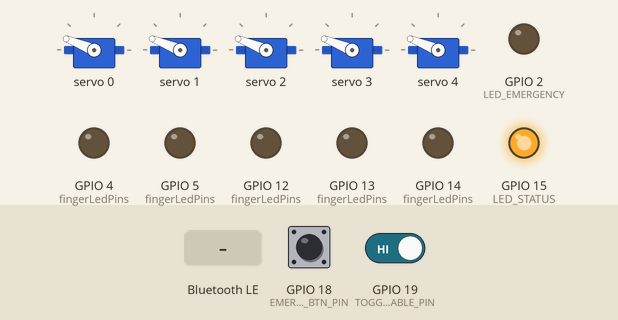
Recording of a sketch running on a simulated ESP32. Shown: 5 × servo, output pins drawn as LEDs (lit = HIGH). Dashed ring = blinking. The test bench sets the inputs (shaded band); at power-on: GPIO 18 (EMERGENCY_BTN_PIN) HIGH, GPIO 19 (TOGGLE_ENABLE_PIN) HIGH. Nothing arrives over Bluetooth unless stated; a phone connects over Bluetooth LE 3 s after start; pins used as bus, display or sensor lines are not drawn; what the sketch prints to the serial monitor is not drawn.

Above: at 2.26 s.
2.3 s: GPIO 18 (EMERGENCY_BTN_PIN) pulled LOW for 0.15 s
At 2.45 s:
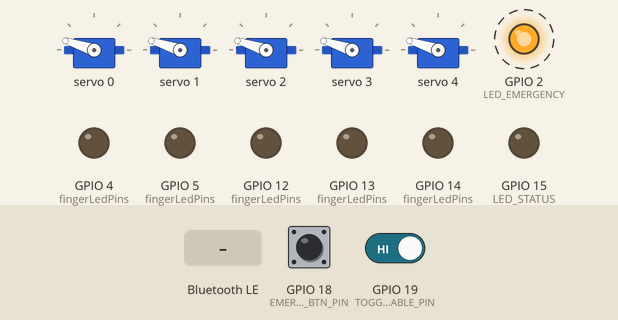
5.3 s: Bluetooth LE write "EMERGENCY:OFF" received
At 7.0 s:
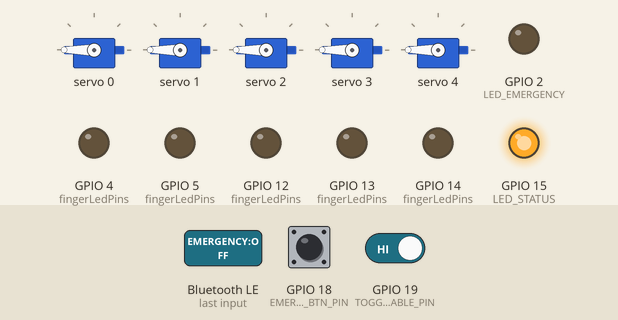
8.3 s: GPIO 19 (TOGGLE_ENABLE_PIN) driven LOW
At 8.8 s:
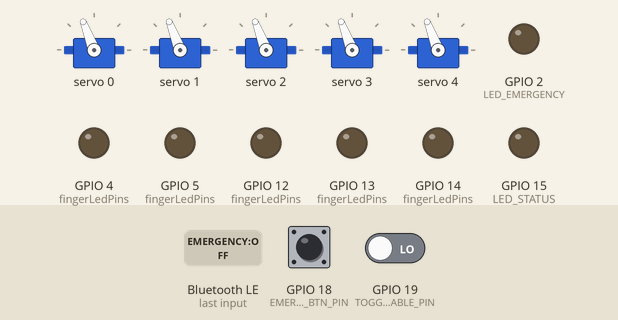
9.8 s: Bluetooth LE write "EMERGENCY:ON" received
At 9.98 s:
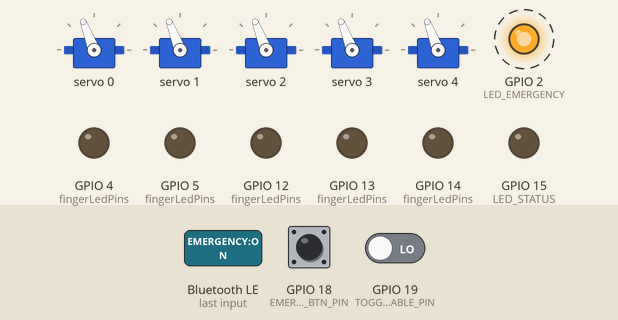
12.8 s: GPIO 18 (EMERGENCY_BTN_PIN) pulled LOW for 1 s
At 13.9 s:
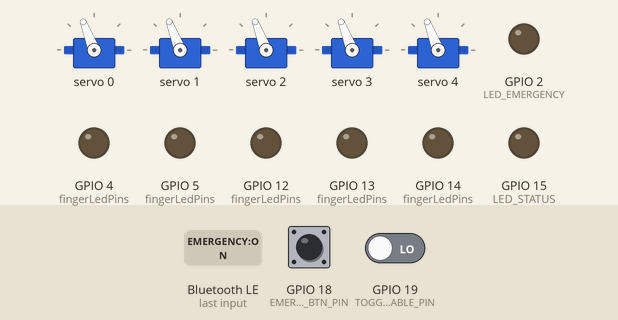
16.8 s: Bluetooth LE write "SERVOS:ON" received
At 21.89 s:
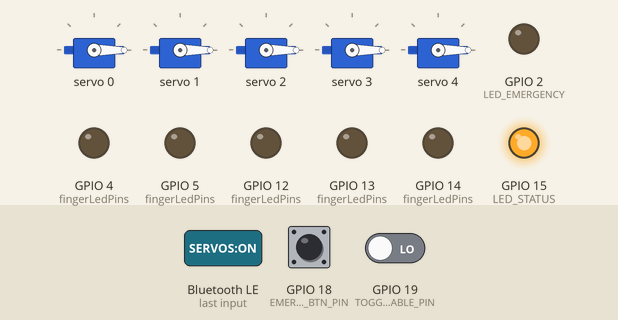
Timing chart, 0 to 22.5 s (numbered marks = the images above; inputs shaded):
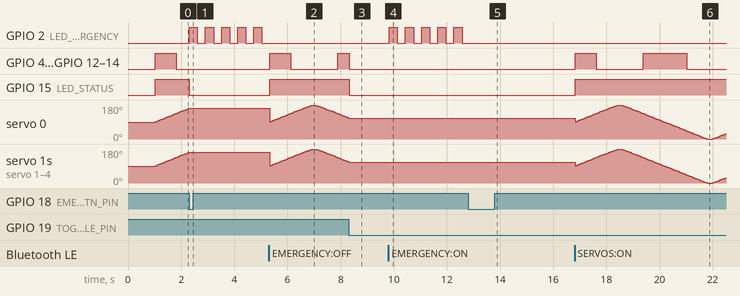

The sketch:

PSE.ino
```cpp
/*
  ====== MÃO ROBÓTICA – ESP32 + PCA9685 + BLE (COM GESTOS IMPLEMENTADOS) ======
  Adaptado do código de robô de sumô que funciona corretamente
*/

#include <Arduino.h>
#include <Wire.h>
#include <Adafruit_PWMServoDriver.h>
#include <BLEDevice.h>
#include <BLEServer.h>
#include <BLEUtils.h>
#include <BLE2902.h>
#include <ArduinoJson.h>

// ---------- Constantes ----------
#define SERVOMIN  100   // PWM mínimo
#define SERVOMAX  500   // PWM máximo
#define FREQUENCY 50    // Hz

// GPIOs
#define EMERGENCY_BTN_PIN 18
#define TOGGLE_ENABLE_PIN 19
#define OE_PIN            23
#define SDA_PIN           21
#define SCL_PIN           22
#define LED_FINGER_0      4
#define LED_FINGER_1      5
#define LED_FINGER_2      12
#define LED_FINGER_3      13
#define LED_FINGER_4      14
#define LED_EMERGENCY     2
#define LED_STATUS        15

// BLE - UUIDs únicos
#define SERVICE_UUID        "12345678-1234-1234-1234-123456789abc"
#define CHARACTERISTIC_UUID "87654321-4321-4321-4321-cba987654321"
#define DEVICE_NAME         "MaoRobotica_ESP32"

// Geral
#define DEFAULT_POSITION 90
#define DEBOUNCE_DELAY   50
#define MOVE_SPEED       50
#define LED_BLINK_SPEED  300
#define GESTURE_DELAY    100  // Delay entre movimentos de gestos

// ---------- Objetos ----------
Adafruit_PWMServoDriver pwm;
BLEServer* pServer = NULL;
BLECharacteristic* pCharacteristic = NULL;

// ---------- RTOS ----------
TaskHandle_t Task1;
TaskHandle_t Task2;

// ---------- Estado Global ----------
bool servosEnabled   = true;
bool emergencyStop   = false;
bool autoMode        = true;
bool deviceConnected = false;
bool oldDeviceConnected = false;

unsigned long lastEmergencyBtnTime = 0;
unsigned long lastToggleEnableTime = 0;
unsigned long lastStatusSent = 0;

int currentAngle   = DEFAULT_POSITION;
bool increasing    = true;
const int moveStep = 3;

int servoAngles[5] = {90, 90, 90, 90, 90};
const int fingerLedPins[5] = {
  LED_FINGER_0, LED_FINGER_1, LED_FINGER_2, LED_FINGER_3, LED_FINGER_4
};
unsigned long lastLedBlinkTime = 0;
bool ledBlinkState = false;

char mensagem_resp[200]; // Aumentado para suportar JSON maior

// ---------- Estruturas de Gestos ----------
struct Gesture {
  const char* name;
  int angles[5];
};

// Definição dos gestos disponíveis
const Gesture gestures[] = {
  {"OPEN",  {180, 180, 180, 180, 180}}, // Mão aberta
  {"CLOSE", {0, 0, 0, 0, 0}},           // Mão fechada
  {"PEACE", {0, 180, 180, 0, 0}},       // Sinal de paz
  {"OK",    {45, 45, 180, 180, 180}},   // Sinal de OK
  {"POINT", {0, 180, 0, 0, 0}},         // Apontar
  {"ROCK",  {0, 180, 0, 0, 180}},       // Rock and roll
  {"RESET", {90, 90, 90, 90, 90}}       // Posição neutra
};

const int gestureCount = sizeof(gestures) / sizeof(Gesture);

// ---------- Forward declarations ----------
void moveServo(uint8_t servoNum, uint8_t angle);
void moveAllServos(uint8_t angle);
void executeMovement();
void updateFingerLeds();
void updateFingerLedsManual();
void updateLedStatus();
void checkEmergencyButton();
void checkToggleEnableButton();
void sendBLEResponse(const String& resp);
void processBluetoothCommand(const std::string& command);
void executeGesture(const String& gestureName);
void sendStatusResponse();

// ---------- Callbacks BLE (baseado no código que funciona) ----------
class MyServerCallbacks : public BLEServerCallbacks {
  void onConnect(BLEServer* pServer) {
    deviceConnected = true;
    BLEDevice::startAdvertising(); // Mantém advertising ativo
    Serial.println("📱 Cliente conectado");
    sendStatusResponse(); // Envia status inicial
  }

  void onDisconnect(BLEServer* pServer) {
    deviceConnected = false;
    Serial.println("📱 Cliente desconectado");
  }
};

class MyCallbacks : public BLECharacteristicCallbacks {
  void onWrite(BLECharacteristic* pCharacteristic) {
    std::string value(pCharacteristic->getValue().c_str());

    Serial.print("📨 Comando recebido: ");
    Serial.println(value.c_str());

    if (value.length() > 0) {
      processBluetoothCommand(value);
    }
  }
};

// ---------- Task BLE (baseada no código que funciona) ----------
void task_ble(void* pvParameters) {
  for (;;) {
    // Gerencia conexão BLE
    if (!deviceConnected && oldDeviceConnected) {
      delay(500);
      pServer->startAdvertising();
      Serial.println("🔄 Reiniciando advertising");
      oldDeviceConnected = deviceConnected;
    }

    if (deviceConnected && !oldDeviceConnected) {
      oldDeviceConnected = deviceConnected;
      Serial.println("✅ Nova conexão estabelecida");
      sendStatusResponse();
    }

    // Envia status periodicamente (a cada 5 segundos)
    if (deviceConnected && millis() - lastStatusSent > 5000) {
      sendStatusResponse();
      lastStatusSent = millis();
    }

    vTaskDelay(1000 / portTICK_PERIOD_MS); // 1 segundo entre verificações
  }
}

// ---------- Setup ----------
void setup() {
  Serial.begin(115200);
  delay(1000);
  Serial.println("\n==== Mão Robótica – Setup ====");

  // I2C
  Wire.begin(SDA_PIN, SCL_PIN);
  pwm.begin();
  pwm.setPWMFreq(FREQUENCY);

  // GPIOs
  pinMode(EMERGENCY_BTN_PIN, INPUT_PULLUP);
  pinMode(TOGGLE_ENABLE_PIN, INPUT_PULLUP);
  pinMode(OE_PIN, OUTPUT);
  digitalWrite(OE_PIN, LOW);

  for (int i = 0; i < 5; i++) {
    pinMode(fingerLedPins[i], OUTPUT);
  }
  pinMode(LED_EMERGENCY, OUTPUT);
  pinMode(LED_STATUS, OUTPUT);

  moveAllServos(DEFAULT_POSITION);

  // --- BLE (seguindo o padrão do código que funciona) ---
  Serial.println("🔵 Iniciando BLE...");
  BLEDevice::init(DEVICE_NAME);

  pServer = BLEDevice::createServer();
  pServer->setCallbacks(new MyServerCallbacks());

  BLEService* pService = pServer->createService(SERVICE_UUID);

  pCharacteristic = pService->createCharacteristic(
    CHARACTERISTIC_UUID,
    BLECharacteristic::PROPERTY_READ |
    BLECharacteristic::PROPERTY_WRITE |
    BLECharacteristic::PROPERTY_NOTIFY |
    BLECharacteristic::PROPERTY_INDICATE
  );

  pCharacteristic->setCallbacks(new MyCallbacks());
  pCharacteristic->addDescriptor(new BLE2902());

  pService->start();

  BLEAdvertising* pAdvertising = BLEDevice::getAdvertising();
  pAdvertising->addServiceUUID(SERVICE_UUID);
  pAdvertising->setScanResponse(false);
  pAdvertising->setMinPreferred(0x0);
  BLEDevice::startAdvertising();

  Serial.println("🔵 BLE iniciado - aguardando conexões...");
  Serial.println("🎭 Gestos disponíveis: OPEN, CLOSE, PEACE, OK, POINT, ROCK, RESET");

  // --- RTOS (uma task como no código que funciona) ---
  xTaskCreatePinnedToCore(
    task_ble,    /* Task function */
    "BLE_Task",  /* name of task */
    10000,       /* Stack size */
    NULL,        /* parameter */
    1,           /* priority */
    &Task1,      /* Task handle */
    0            /* pin task to core 0 */
  );

  digitalWrite(LED_STATUS, HIGH);
  Serial.println("✅ Setup completo!");
}

// ---------- Funções de controle ----------
void moveServo(uint8_t servoNum, uint8_t angle) {
  if (servoNum > 4) return;

  // Verifica se pode mover
  if (emergencyStop || !servosEnabled) {
    Serial.println("⚠️  Movimento bloqueado - Emergency/Servos disabled");
    return;
  }

  int pw = map(angle, 0, 180, SERVOMIN, SERVOMAX);
  pwm.setPWM(servoNum, 0, pw);
  servoAngles[servoNum] = angle;

  Serial.printf("🤖 Servo %d -> %d°\n", servoNum, angle);
}

void moveAllServos(uint8_t angle) {
  if (emergencyStop || !servosEnabled) {
    Serial.println("⚠️  Movimento bloqueado - Emergency/Servos disabled");
    return;
  }

  Serial.printf("🤖 Todos servos -> %d°\n", angle);
  for (uint8_t i = 0; i < 5; i++) {
    moveServo(i, angle);
  }
}

void executeMovement() {
  if (increasing) {
    currentAngle += moveStep;
    if (currentAngle >= 180) {
      currentAngle = 180;
      increasing = false;
    }
  } else {
    currentAngle -= moveStep;
    if (currentAngle <= 0) {
      currentAngle = 0;
      increasing = true;
    }
  }
  moveAllServos(currentAngle);
}

void executeGesture(const String& gestureName) {
  if (emergencyStop) {
    sendBLEResponse("ERROR:EMERGENCY_ACTIVE");
    Serial.println("⚠️  Gesto bloqueado - Emergência ativa");
    return;
  }

  if (!servosEnabled) {
    sendBLEResponse("ERROR:SERVOS_DISABLED");
    Serial.println("⚠️  Gesto bloqueado - Servos desabilitados");
    return;
  }

  // Procura o gesto na lista
  for (int i = 0; i < gestureCount; i++) {
    if (gestureName.equals(gestures[i].name)) {
      Serial.printf("🎭 Executando gesto: %s\n", gestures[i].name);

      // Move cada servo para a posição do gesto
      for (int j = 0; j < 5; j++) {
        moveServo(j, gestures[i].angles[j]);
        delay(GESTURE_DELAY); // Pequeno delay entre movimentos
      }

      sendBLEResponse("GESTURE:" + gestureName + ":OK");
      return;
    }
  }

  // Gesto não encontrado
  sendBLEResponse("ERROR:UNKNOWN_GESTURE");
  Serial.println("❌ Gesto não reconhecido: " + gestureName);
}

void sendStatusResponse() {
  if (!deviceConnected || !pCharacteristic) return;

  // Cria JSON com status completo
  DynamicJsonDocument doc(300);
  doc["servosEnabled"] = servosEnabled;
  doc["emergencyStop"] = emergencyStop;
  doc["autoMode"] = autoMode;

  JsonObject angles = doc.createNestedObject("angles");
  for (int i = 0; i < 5; i++) {
    angles[String(i)] = servoAngles[i];
  }

  String statusJson = "STATUS:";
  serializeJson(doc, statusJson);

  sendBLEResponse(statusJson);
}

void updateFingerLeds() {
  bool on = (currentAngle > 45 && currentAngle < 135);
  for (int i = 0; i < 5; i++) {
    digitalWrite(fingerLedPins[i], on);
  }
}

void updateFingerLedsManual() {
  for (int i = 0; i < 5; i++) {
    digitalWrite(fingerLedPins[i], servoAngles[i] > 90);
  }
}

void updateLedStatus() {
  // LED emergência pisca
  if (emergencyStop && millis() - lastLedBlinkTime > LED_BLINK_SPEED) {
    lastLedBlinkTime = millis();
    ledBlinkState = !ledBlinkState;
    digitalWrite(LED_EMERGENCY, ledBlinkState);
  }
  if (!emergencyStop) {
    digitalWrite(LED_EMERGENCY, LOW);
  }

  // LED status
  digitalWrite(LED_STATUS, (servosEnabled && !emergencyStop));
}

void checkEmergencyButton() {
  static bool lastState = HIGH;
  bool state = digitalRead(EMERGENCY_BTN_PIN);

  if (state != lastState && millis() - lastEmergencyBtnTime > DEBOUNCE_DELAY) {
    lastEmergencyBtnTime = millis();
    if (state == LOW && lastState == HIGH) {
      emergencyStop = !emergencyStop;
      if (emergencyStop) {
        moveAllServos(DEFAULT_POSITION);
        sendBLEResponse("EMERGENCY:ON");
        Serial.println("🛑 Emergência ativada");
      } else {
        currentAngle = DEFAULT_POSITION;
        increasing = true;
        sendBLEResponse("EMERGENCY:OFF");
        Serial.println("✅ Emergência desativada");
      }
    }
    lastState = state;
  }
}

void checkToggleEnableButton() {
  static bool lastState = HIGH;
  bool state = digitalRead(TOGGLE_ENABLE_PIN);

  if (state != lastState && millis() - lastToggleEnableTime > DEBOUNCE_DELAY) {
    lastToggleEnableTime = millis();
    if (state == LOW && lastState == HIGH) {
      servosEnabled = !servosEnabled;
      digitalWrite(OE_PIN, servosEnabled ? LOW : HIGH);
      sendBLEResponse(String("SERVOS:") + (servosEnabled ? "ON" : "OFF"));
      Serial.println(String("⚙️  Servos: ") + (servosEnabled ? "ON" : "OFF"));
    }
    lastState = state;
  }
}

void sendBLEResponse(const String& resp) {
  if (deviceConnected && pCharacteristic) {
    pCharacteristic->setValue(resp.c_str());
    pCharacteristic->notify();
    Serial.print("📤 Resposta enviada: ");
    Serial.println(resp);
    delay(10); // Delay aumentado para estabilidade BLE
  }
}

// ---------- Processa comando BLE ----------
void processBluetoothCommand(const std::string& command) {
  String cmd = String(command.c_str());
  String response = "OK";

  Serial.print("⚙️  Processando: ");
  Serial.println(cmd);

  // Comandos de emergência
  if (cmd == "EMERGENCY:ON") {
    emergencyStop = true;
    moveAllServos(DEFAULT_POSITION);
    response = "EMERGENCY:ON";
  }
  else if (cmd == "EMERGENCY:OFF") {
    emergencyStop = false;
    currentAngle = DEFAULT_POSITION;
    increasing = true;
    response = "EMERGENCY:OFF";
  }
  // Comandos de servos
  else if (cmd == "SERVOS:ON") {
    servosEnabled = true;
    digitalWrite(OE_PIN, LOW);
    response = "SERVOS:ON";
  }
  else if (cmd == "SERVOS:OFF") {
    servosEnabled = false;
    digitalWrite(OE_PIN, HIGH);
    response = "SERVOS:OFF";
  }
  // Comandos de modo
  else if (cmd == "AUTO:ON") {
    autoMode = true;
    currentAngle = DEFAULT_POSITION;
    increasing = true;
    response = "AUTO:ON";
  }
  else if (cmd == "AUTO:OFF") {
    autoMode = false;
    response = "AUTO:OFF";
  }
  // Comando de status
  else if (cmd == "STATUS") {
    sendStatusResponse();
    return; // Não envia resposta adicional
  }
  // Controle todos os servos
  else if (cmd.startsWith("ALL:")) {
    int angle = cmd.substring(4).toInt();
    angle = constrain(angle, 0, 180);
    moveAllServos(angle);
    response = "ALL:" + String(angle);
  }
  // Controle servo individual
  else if (cmd.startsWith("SERVO:")) {
    int colonPos = cmd.indexOf(':', 6);
    if (colonPos > 0) {
      int num = cmd.substring(6, colonPos).toInt();
      int angle = cmd.substring(colonPos + 1).toInt();
      if (num >= 0 && num <= 4) {
        angle = constrain(angle, 0, 180);
        moveServo(num, angle);
        response = "SERVO:" + String(num) + ":" + String(angle);
      } else {
        response = "ERROR:INVALID_SERVO";
      }
    } else {
      response = "ERROR:INVALID_FORMAT";
    }
  }
  // NOVO: Comando de gestos
  else if (cmd.startsWith("GESTURE:")) {
    String gestureName = cmd.substring(8);
    gestureName.toUpperCase(); // Garante maiúsculas
    executeGesture(gestureName);
    return; // executeGesture já envia a resposta
  }
  // Comandos legados de compatibilidade
  else if (cmd.indexOf("ON") != -1) {
    autoMode = true;
    response = "AUTO:ON";
  }
  else if (cmd.indexOf("OFF") != -1) {
    autoMode = false;
    response = "AUTO:OFF";
  }
  // Comando não reconhecido
  else {
    response = "ERROR:UNKNOWN_COMMAND:" + cmd;
    Serial.println("❌ Comando não reconhecido: " + cmd);
  }

  sendBLEResponse(response);
}

// ---------- Loop principal ----------
void loop() {
  static unsigned long lastMove = 0;

  // Botões físicos
  checkEmergencyButton();
  checkToggleEnableButton();

  // Controle de movimento e LEDs
  if (!emergencyStop && servosEnabled) {
    if (autoMode && millis() - lastMove > MOVE_SPEED) {
      lastMove = millis();
      executeMovement();
      updateFingerLeds();
    } else if (!autoMode) {
      updateFingerLedsManual();
    }
  } else {
    // Parado - apaga LEDs de dedo
    for (int i = 0; i < 5; i++) {
      digitalWrite(fingerLedPins[i], LOW);
    }
  }

  // Status LEDs sempre
  updateLedStatus();

  delay(10); // Pequeno delay no loop principal
}
```

Measured:
- after the input at 2.3 s, GPIO 2 (LED_EMERGENCY): alternates HIGH for 0.30 s and LOW for 0.30 s, starting at once; GPIO 4 (fingerLedPins): stays LOW (without the input it goes to HIGH after 1.3 s)
- after the input at 5.3 s, GPIO 2 (LED_EMERGENCY): stops changing and stays LOW; GPIO 4 (fingerLedPins), GPIO 5 (fingerLedPins), GPIO 12 (fingerLedPins), GPIO 13 (fingerLedPins), GPIO 14 (fingerLedPins): LOW → HIGH at once, → LOW 0.80 s later, → HIGH 1.8 s later; GPIO 15 (LED_STATUS): LOW → HIGH at once
- after the input at 8.3 s, GPIO 4 (fingerLedPins), GPIO 5 (fingerLedPins), GPIO 12 (fingerLedPins), GPIO 13 (fingerLedPins), GPIO 14 (fingerLedPins): HIGH → LOW after 0.02 s instead of 1.2 s; GPIO 15 (LED_STATUS): HIGH → LOW at once; servo 0–4: stays 111° (without the input it goes to 108° after 0.04 s)
- after the input at 9.8 s, GPIO 2 (LED_EMERGENCY): alternates HIGH for 0.30 s and LOW for 0.30 s, starting at once
- after the input at 12.8 s, GPIO 2 (LED_EMERGENCY): stops changing and stays LOW
- after the input at 16.8 s, GPIO 4 (fingerLedPins), GPIO 5 (fingerLedPins), GPIO 12 (fingerLedPins), GPIO 13 (fingerLedPins), GPIO 14 (fingerLedPins): LOW → HIGH at once, → LOW 0.80 s later, → HIGH 1.8 s later, → LOW 1.6 s later; GPIO 15 (LED_STATUS): LOW → HIGH at once
